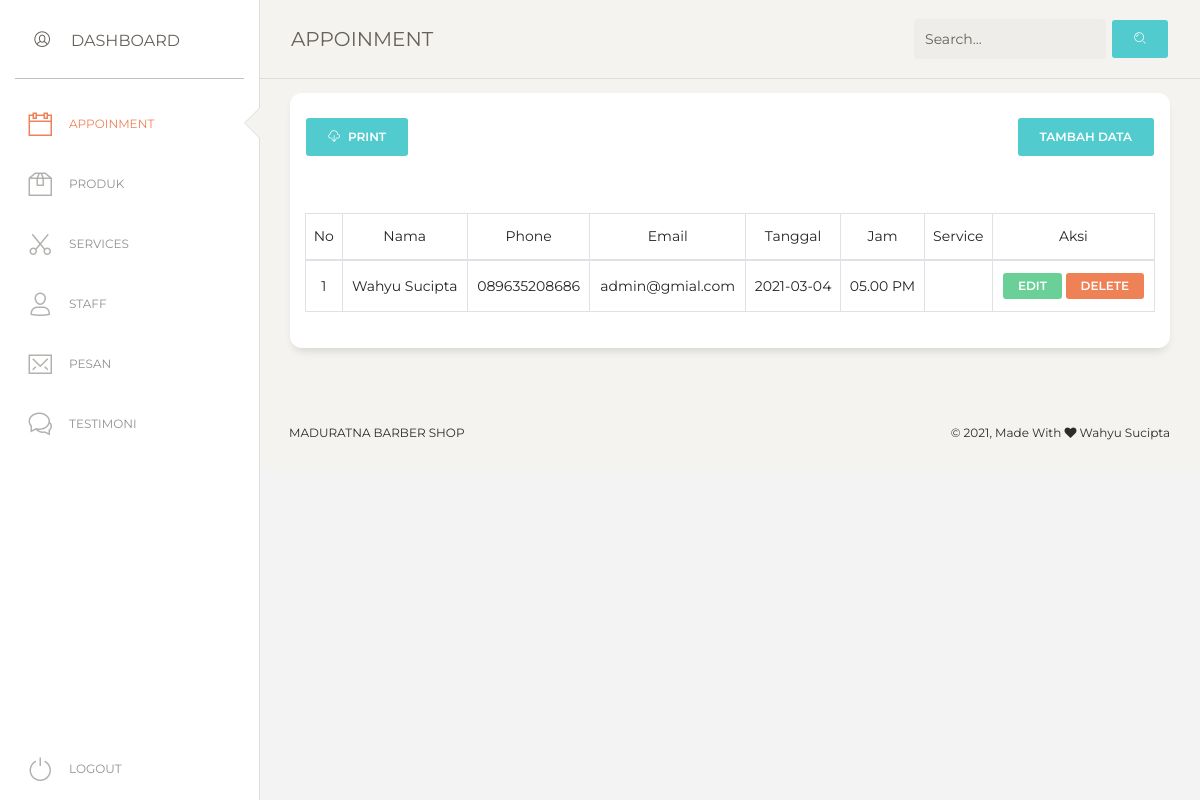
Page /admin/app/view.php (signed in) on the earlier database version.
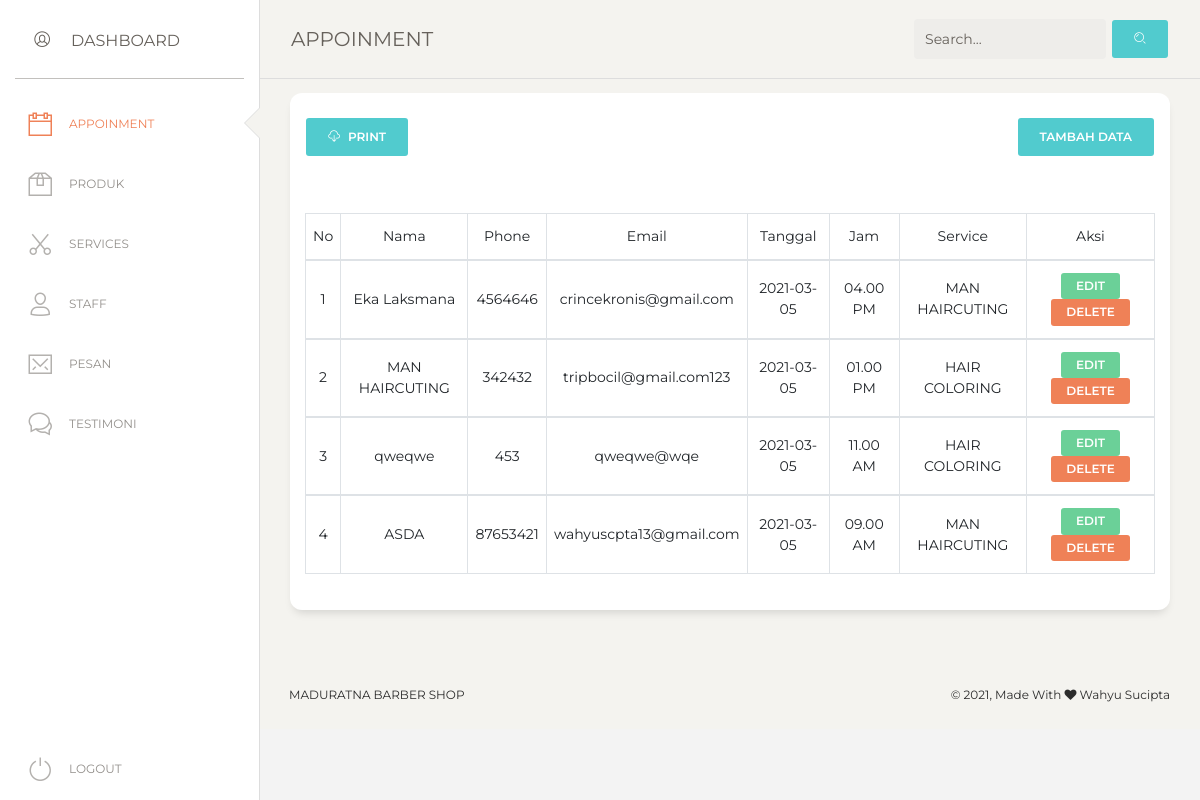
Same page on the later database version.
### tables this page shows
CREATE TABLE `tb_appoinment` (
  `id_appoinment` varchar(11) NOT NULL,
  `nama` varchar(50) NOT NULL,
  `notelp` varchar(12) NOT NULL,
  `email` varchar(50) NOT NULL,
  `tanggal` date NOT NULL,
  `id_jam` int(11) NOT NULL,
  `id_service` int(11) NOT NULL
);

CREATE TABLE `tb_jam` (
  `id_jam` int(11) NOT NULL,
  `jam` varchar(11) NOT NULL,
  `kategori` varchar(10) NOT NULL
);

CREATE TABLE `tb_service` (
  `id_service` int(11) NOT NULL,
  `nama` varchar(50) NOT NULL,
  `desc_service` text NOT NULL,
  `harga` double NOT NULL
);

### admin/app/view.php (the view, shortened to what the changed rows need)
<?php
    require_once "../../config/conn.php";
    if(isset($_POST['search'])){
        $e = $_POST['keyword'];
        $query = mysqli_query($conn, "SELECT * FROM tb_appoinment WHERE nama LIKE '%$e%' OR tanggal LIKE '%$e%'");
    }
    else{
        $query = mysqli_query($conn, "SELECT * FROM tb_appoinment ORDER BY id_appoinment DESC");
    }
    $total = mysqli_num_rows($query);
?>
<!DOCTYPE html>
<html lang="en">
<head>
  <link href="https://maxcdn.bootstrapcdn.com/font-awesome/latest/css/font-awesome.min.css" rel="stylesheet">
  <link href="../assets/css/bootstrap.min.css" rel="stylesheet" />
  <link href="../assets/css/paper-dashboard.css?v=2.0.1" rel="stylesheet" />
  <link href="../assets/demo/demo.css" rel="stylesheet" />
</head>
<body class="">
  <div class="wrapper ">
    <div class="main-panel">
      <div class="content">
        <div class="row">
          <div class="col-md-12">
            <div class="card">
              <div class="card-body">
                <div class="table-responsive">
                  <table class="table">
                  <?php if($total <= 0){ ?>
                    <?php } else {?>
                    <table class="table table-hover table-bordered">
                        <thead align="center">
                            <td>No</td>
                            <td>Nama</td>
                            <td>Phone</td>
                            <td>Email</td>
                            <td>Tanggal</td>
                            <td>Jam</td>
                            <td>Service</td>
                            <td>Aksi</td>
                        <?php
                            $i = 1;
                            foreach ($query as $sql) :
                            $id_service = $sql['id_service'];
                            $sql_3 = mysqli_query($conn, "SELECT * FROM tb_service WHERE id_service = '$id_service' ");
                            $query_3 = mysqli_fetch_assoc($sql_3);
                        ?>
                        <tbody align="center">
                            <td><?= $i++; ?></td>
                            <td><?= $sql['nama'] ?></td>
                            <td><?= $sql['notelp'] ?></td>
                            <td><?= $sql['email'] ?></td>
                            <td><?= $sql['tanggal'] ?></td>
                            <?php
                              $id_jam = $sql['id_jam'];
                              $take_jam = mysqli_query($conn, "SELECT * FROM tb_jam WHERE id_jam='$id_jam' ");
                              $result = mysqli_fetch_assoc($take_jam);
                            ?>
                            <td><?= $result['jam']  ?> <?= $result['kategori']  ?></td>
                            <td><?= $query_3['nama']  ?></td>
                            <td><a href="edit.php?id=<?=$sql['id_appoinment']?>" class="btn btn-success btn-sm">EDIT</a>
                                <a onclick="return confirm('Yakin Ingin Menghapus Data Ini ?')" href="process/delete.php?id=<?=$sql['id_appoinment']?>" class="btn btn-danger btn-sm">DELETE</a>
                            </td>
                        </tbody>
                        <?php endforeach; ?>
                        <?php }?>
                  </table>
                </div>
              </div>
            </div>
          </div>
        </div>
      </div>
    </div>
  </div>
</body>
</html>

Differences in the rows shown:
added tb_appoinment: nama "Eka Laksmana", notelp "4564646", email "crincekronis@gmail.com", tanggal "2021-03-05", id_jam.jam "04.00", id_jam.kategori "PM", id_service.nama "MAN HAIRCUTING"
added tb_appoinment: nama "MAN HAIRCUTING", notelp "342432", email "tripbocil@gmail.com123", tanggal "2021-03-05", id_jam.jam "01.00", id_jam.kategori "PM", id_service.nama "HAIR COLORING"
added tb_appoinment: nama "qweqwe", notelp "453", email "qweqwe@wqe", tanggal "2021-03-05", id_jam.jam "11.00", id_jam.kategori "AM", id_service.nama "HAIR COLORING"
changed tb_appoinment: nama "Wahyu Sucipta" → "ASDA"; notelp "089635208686" → "87653421"; email "admin@gmial.com" → "wahyuscpta13@gmail.com"; tanggal "2021-03-04" → "2021-03-05"; id_jam.jam "05.00" → "09.00"; id_jam.kategori "PM" → "AM"; id_service.nama (not shown) → "MAN HAIRCUTING"
